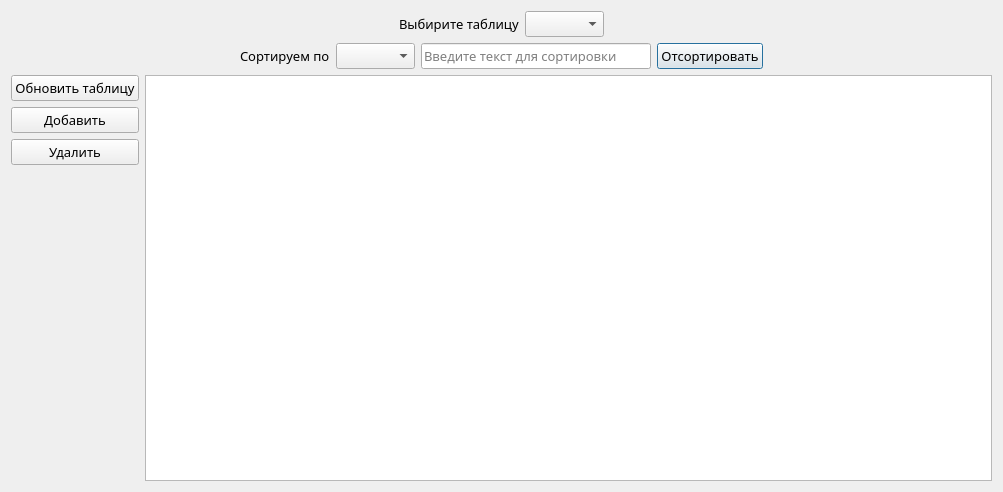
<?xml version="1.0" encoding="UTF-8"?>
<ui version="4.0">
 <class>AAccessDialog</class>
 <widget class="QDialog" name="AAccessDialog">
  <property name="geometry">
   <rect>
    <x>0</x>
    <y>0</y>
    <width>1003</width>
    <height>492</height>
   </rect>
  </property>
  <property name="font">
   <font>
    <family>PT Astra Serif</family>
    <pointsize>10</pointsize>
   </font>
  </property>
  <property name="windowTitle">
   <string>Расширенный доступ</string>
  </property>
  <property name="windowIcon">
   <iconset resource="Resources.qrc">
    <normaloff>:/Root access.jpg</normaloff>:/Root access.jpg</iconset>
  </property>
  <layout class="QVBoxLayout" name="verticalLayout_2">
   <item>
    <layout class="QHBoxLayout" name="horizontalLayout">
     <item>
      <spacer name="horizontalSpacer_4">
       <property name="orientation">
        <enum>Qt::Horizontal</enum>
       </property>
       <property name="sizeHint" stdset="0">
        <size>
         <width>40</width>
         <height>20</height>
        </size>
       </property>
      </spacer>
     </item>
     <item>
      <widget class="QLabel" name="label">
       <property name="text">
        <string>Выбирите таблицу</string>
       </property>
      </widget>
     </item>
     <item>
      <widget class="QComboBox" name="TableNames_comboBox">
       <property name="accessibleName">
        <string>ыфыв</string>
       </property>
      </widget>
     </item>
     <item>
      <spacer name="horizontalSpacer">
       <property name="orientation">
        <enum>Qt::Horizontal</enum>
       </property>
       <property name="sizeHint" stdset="0">
        <size>
         <width>40</width>
         <height>20</height>
        </size>
       </property>
      </spacer>
     </item>
    </layout>
   </item>
   <item>
    <layout class="QHBoxLayout" name="horizontalLayout_3">
     <item>
      <spacer name="horizontalSpacer_2">
       <property name="orientation">
        <enum>Qt::Horizontal</enum>
       </property>
       <property name="sizeHint" stdset="0">
        <size>
         <width>40</width>
         <height>20</height>
        </size>
       </property>
      </spacer>
     </item>
     <item>
      <widget class="QLabel" name="label_2">
       <property name="text">
        <string>Сортируем по</string>
       </property>
      </widget>
     </item>
     <item>
      <widget class="QComboBox" name="Sort_comboBox"/>
     </item>
     <item>
      <widget class="QLineEdit" name="Sort_lineEdit">
       <property name="placeholderText">
        <string>Введите текст для сортировки</string>
       </property>
      </widget>
     </item>
     <item>
      <widget class="QPushButton" name="Sort_pushButton">
       <property name="text">
        <string>Отсортировать</string>
       </property>
      </widget>
     </item>
     <item>
      <spacer name="horizontalSpacer_3">
       <property name="orientation">
        <enum>Qt::Horizontal</enum>
       </property>
       <property name="sizeHint" stdset="0">
        <size>
         <width>40</width>
         <height>20</height>
        </size>
       </property>
      </spacer>
     </item>
    </layout>
   </item>
   <item>
    <layout class="QHBoxLayout" name="horizontalLayout_2">
     <item>
      <layout class="QVBoxLayout" name="verticalLayout">
       <item>
        <widget class="QPushButton" name="UpdateTable_pushButton">
         <property name="text">
          <string>Обновить таблицу</string>
         </property>
        </widget>
       </item>
       <item>
        <widget class="QPushButton" name="add_pushButton">
         <property name="text">
          <string>Добавить</string>
         </property>
        </widget>
       </item>
       <item>
        <widget class="QPushButton" name="Remove_pushButton">
         <property name="text">
          <string>Удалить</string>
         </property>
        </widget>
       </item>
       <item>
        <spacer name="verticalSpacer">
         <property name="orientation">
          <enum>Qt::Vertical</enum>
         </property>
         <property name="sizeHint" stdset="0">
          <size>
           <width>20</width>
           <height>40</height>
          </size>
         </property>
        </spacer>
       </item>
      </layout>
     </item>
     <item>
      <widget class="QTableView" name="tableView"/>
     </item>
    </layout>
   </item>
  </layout>
 </widget>
 <resources>
  <include location="Resources.qrc"/>
 </resources>
 <connections/>
</ui>
